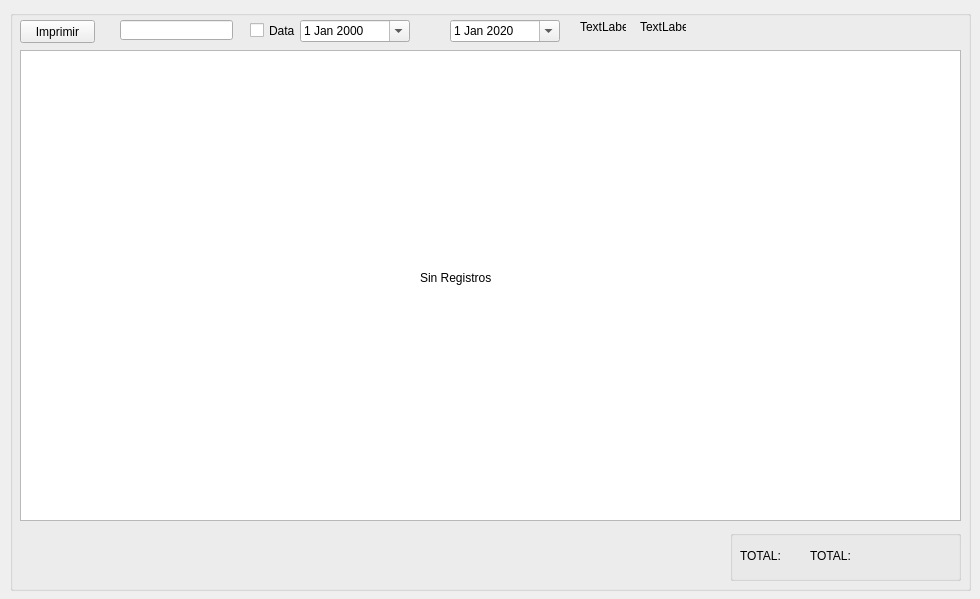
<?xml version="1.0" encoding="UTF-8"?>
<ui version="4.0">
 <class>frmlista</class>
 <widget class="QWidget" name="frmlista">
  <property name="geometry">
   <rect>
    <x>0</x>
    <y>0</y>
    <width>980</width>
    <height>599</height>
   </rect>
  </property>
  <property name="windowTitle">
   <string>Lista de Movimentos</string>
  </property>
  <widget class="QGroupBox" name="groupBox">
   <property name="geometry">
    <rect>
     <x>10</x>
     <y>10</y>
     <width>961</width>
     <height>581</height>
    </rect>
   </property>
   <property name="title">
    <string/>
   </property>
   <widget class="QTableWidget" name="tabla">
    <property name="geometry">
     <rect>
      <x>10</x>
      <y>40</y>
      <width>941</width>
      <height>471</height>
     </rect>
    </property>
    <property name="editTriggers">
     <set>QAbstractItemView::NoEditTriggers</set>
    </property>
    <property name="selectionBehavior">
     <enum>QAbstractItemView::SelectRows</enum>
    </property>
    <attribute name="verticalHeaderVisible">
     <bool>false</bool>
    </attribute>
    <attribute name="verticalHeaderHighlightSections">
     <bool>true</bool>
    </attribute>
   </widget>
   <widget class="QDateEdit" name="datemin">
    <property name="geometry">
     <rect>
      <x>290</x>
      <y>10</y>
      <width>110</width>
      <height>22</height>
     </rect>
    </property>
    <property name="calendarPopup">
     <bool>true</bool>
    </property>
   </widget>
   <widget class="QDateEdit" name="datemax">
    <property name="geometry">
     <rect>
      <x>440</x>
      <y>10</y>
      <width>110</width>
      <height>22</height>
     </rect>
    </property>
    <property name="calendarPopup">
     <bool>true</bool>
    </property>
    <property name="date">
     <date>
      <year>2020</year>
      <month>1</month>
      <day>1</day>
     </date>
    </property>
   </widget>
   <widget class="QCheckBox" name="checkdata">
    <property name="geometry">
     <rect>
      <x>240</x>
      <y>10</y>
      <width>51</width>
      <height>21</height>
     </rect>
    </property>
    <property name="text">
     <string>Data</string>
    </property>
   </widget>
   <widget class="QPushButton" name="btnimprimir">
    <property name="geometry">
     <rect>
      <x>10</x>
      <y>10</y>
      <width>75</width>
      <height>23</height>
     </rect>
    </property>
    <property name="text">
     <string>Imprimir</string>
    </property>
   </widget>
   <widget class="QLabel" name="lblsinreg">
    <property name="geometry">
     <rect>
      <x>410</x>
      <y>260</y>
      <width>71</width>
      <height>16</height>
     </rect>
    </property>
    <property name="text">
     <string>Sin Registros</string>
    </property>
   </widget>
   <widget class="QLabel" name="lblconta">
    <property name="geometry">
     <rect>
      <x>570</x>
      <y>10</y>
      <width>46</width>
      <height>13</height>
     </rect>
    </property>
    <property name="text">
     <string>TextLabel</string>
    </property>
   </widget>
   <widget class="QLineEdit" name="txtbuscar">
    <property name="geometry">
     <rect>
      <x>110</x>
      <y>10</y>
      <width>113</width>
      <height>20</height>
     </rect>
    </property>
   </widget>
   <widget class="QGroupBox" name="groupBox_2">
    <property name="geometry">
     <rect>
      <x>720</x>
      <y>520</y>
      <width>231</width>
      <height>51</height>
     </rect>
    </property>
    <property name="title">
     <string/>
    </property>
    <widget class="QLabel" name="lblconta_2">
     <property name="geometry">
      <rect>
       <x>10</x>
       <y>10</y>
       <width>46</width>
       <height>31</height>
      </rect>
     </property>
     <property name="text">
      <string>TOTAL:</string>
     </property>
    </widget>
    <widget class="QLabel" name="lbltotal">
     <property name="geometry">
      <rect>
       <x>80</x>
       <y>10</y>
       <width>141</width>
       <height>31</height>
      </rect>
     </property>
     <property name="text">
      <string>TOTAL:</string>
     </property>
    </widget>
   </widget>
  </widget>
  <widget class="QLabel" name="lblindice">
   <property name="geometry">
    <rect>
     <x>640</x>
     <y>20</y>
     <width>46</width>
     <height>13</height>
    </rect>
   </property>
   <property name="text">
    <string>TextLabel</string>
   </property>
  </widget>
 </widget>
 <tabstops>
  <tabstop>btnimprimir</tabstop>
  <tabstop>txtbuscar</tabstop>
  <tabstop>checkdata</tabstop>
  <tabstop>datemin</tabstop>
  <tabstop>datemax</tabstop>
  <tabstop>tabla</tabstop>
 </tabstops>
 <resources/>
 <connections>
  <connection>
   <sender>tabla</sender>
   <signal>cellClicked(int,int)</signal>
   <receiver>lblindice</receiver>
   <slot>setNum(int)</slot>
   <hints>
    <hint type="sourcelabel">
     <x>496</x>
     <y>164</y>
    </hint>
    <hint type="destinationlabel">
     <x>662</x>
     <y>25</y>
    </hint>
   </hints>
  </connection>
 </connections>
</ui>
